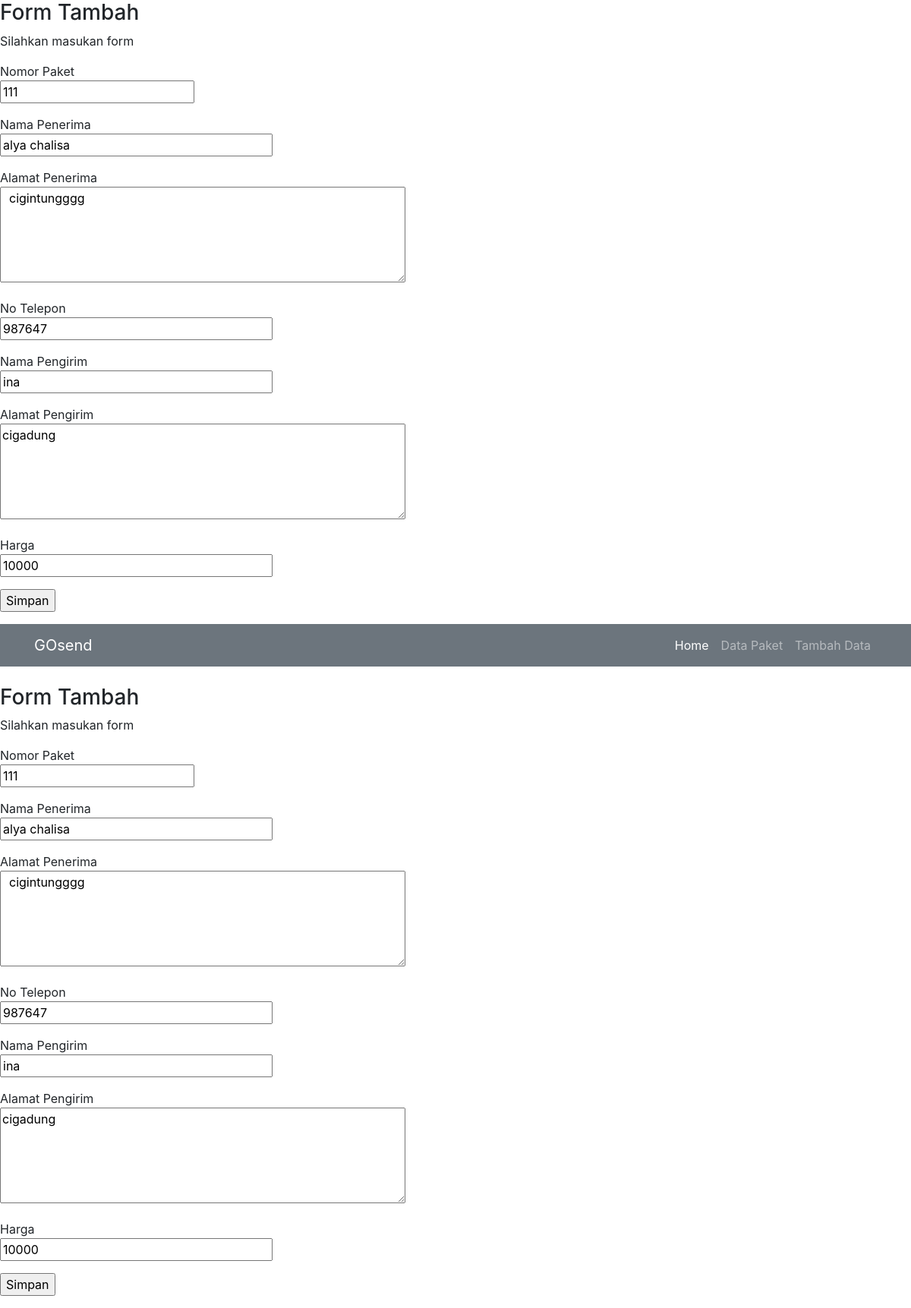
Screenshot of /index.php?file=paket&aksi=edit&no_paket=111 with the database file from the repository.
### tables this page shows
CREATE TABLE `paket` (
  `no_paket` int(10) NOT NULL,
  `nama_penerima` varchar(30) NOT NULL,
  `alamat_penerima` text NOT NULL,
  `no_telepon` int(13) NOT NULL,
  `nama_pengirim` varchar(30) NOT NULL,
  `alamat_pengirim` text NOT NULL,
  `harga` int(10) NOT NULL
);

### Database.php (called while the page is built, shortened)
<?php
class Database {
    protected $host='localhost';
    protected $user='root';
    protected $pass='';
    protected $dbname='datapaket';
    public function bukaKoneksi(){
    $this->mysqli=NEW mysqli($this->host,$this->user,$this->pass,$this->dbname);
    }
    }
    ?>

### Paket.php (called while the page is built, shortened)
<?php
class Paket extends Database {
public function detail($no_paket){
$sql=$this->mysqli->query("SELECT * FROM paket WHERE no_paket='".$no_paket."'") or die ($this->CekError());
$dataAnggota=$sql->fetch_object();
if(isset($dataAnggota)){
return $dataAnggota;
}
}
}

### paket.php (the view, shortened to what this page needs)
<?php
$dataPaket=NEW Paket;
if($_GET['aksi']=='tampil'){
$html = null;
$html .='<center><br/> <h3>Data Paket</h3>';
$html .='<table border="1" width="50%" class="table table-striped">
<br/>
<thead class="thead-dark">
<th>No Paket</th>
<th>Nama Penerima</th>
<th>Alamat Penerima</th>
<th>No Telepon Penerima</th>
<th>Nama Pengirim</th>
<th>Alamat Pengirim</th>
<th>Harga</th>
<th>Action</th>
</thead>
<tbody>';
$data = $dataPaket->tampil();
$no=null;
if(isset($data)){
foreach($data as $barisSiswa){
$no++;
$html .='<tr>
<td>'.$barisSiswa->no_paket.'</td>
<td>'.$barisSiswa->nama_penerima.'</td>
<td>'.$barisSiswa->alamat_penerima.'</td>
<td>'.$barisSiswa->no_telepon.'</td>
<td>'.$barisSiswa->nama_pengirim.'</td>
<td>'.$barisSiswa->alamat_pengirim.'</td>
<td>'.$barisSiswa->harga.'</td>
<td>
<a href="index.php?file=paket&aksi=edit&no_paket='.$barisSiswa->no_paket.'">Edit</a>
<a href="index.php?file=paket&aksi=hapus&no_paket='.$barisSiswa->no_paket.'">Hapus</a>
</td></tr>';
}
}
$html .='</tbody> </table>';
echo $html;
}
else if ($_GET['aksi']=='edit') {
    $paket=$dataPaket->detail($_GET['no_paket']);
    $html =null;
    $html .='<h3>Form Tambah</h3>';
    $html .='<p>Silahkan masukan form </p>';
    $html .='<form method="POST" action="index.php?file=paket&aksi=update">';
    $html .='<p>Nomor Paket<br/>';
    $html .='<input type="text" name="txtnopaket" value="'.$paket->no_paket.'"  placeholder="Masukan No. Paket" autofocus/></p>';
    $html .='<p>Nama Penerima<br/>';
    $html .='<input type="text" name="txtNama" value="'.$paket->nama_penerima.'" placeholder="Masukan Nama Penerima" size="30" required/></p>';
    $html .='<p>Alamat Penerima<br/>';
    $html .='<textarea name="txtalamatpenerima" value="" placeholder="Masukan Alamat Lengkap" cols="50" rows="5" required/> '.$paket->alamat_penerima.'</textarea></p>';
    $html .='<p>No Telepon<br/>';
    $html .='<input type="text" name="txtnotelepon" value="'.$paket->no_telepon.'" placeholder="Masukan No Telepon Penerima" size="30" required/></p>';
    $html .='<p>Nama Pengirim<br/>';
    $html .='<input type="text" name="txtnamapengirim" value="'.$paket->nama_pengirim.'" placeholder="Masukan Nama Penngirim" size="30" required/></p>';
    $html .='<p>Alamat Pengirim<br/>';
    $html .='<textarea name="txtAlamatpengirim" value="" placeholder="Masukan alamat pengirim" cols="50" rows="5" required>'.$paket->alamat_pengirim.'</textarea></p>';
    $html .='<p>Harga<br/>';
    $html .='<input type="text" name="txtharga" value="'.$paket->harga.'" placeholder="Masukan Harga" size="30" required/></p>';
    $html .='<p><input type="submit" name="tombolSimpan" value="Simpan"/></p>';
    $html .='</form>';
    echo $html;
    }
?>

### rows the page displays
paket: txtnopaket "111 111", txtNama "alya chalisa alya chalisa", txtalamatpenerima "cigintungggg cigintungggg", txtnotelepon "987647 987647", txtnamapengirim "ina ina", txtAlamatpengirim "cigadung cigadung", txtharga "10000 10000"
